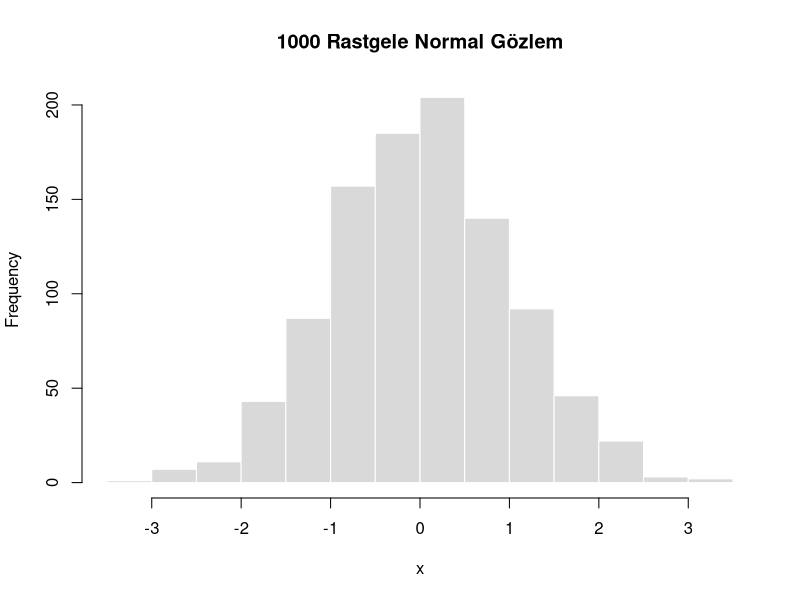

The R source for this figure:
## ---- chunk 1
dbinom(x = 5, size = 10, prob = 0.5)  # tam olarak 5 başarı
## ---- chunk 2
dpois(x = 3, lambda = 3)  # ortalaması 3 olan dağılımda tam 3 olay
## ---- chunk 3
dnorm(0)                          # standart normalin tepe noktası
dbinom(x = 5, size = 10, prob = 0.5)
## ---- chunk 4
pnorm(1.96)                       # solundaki kümülatif alan
pbinom(3, size = 10, prob = 0.5)  # en fazla 3 başarı
## ---- chunk 5
qnorm(0.90, mean = 60, sd = 10)   # en başarılı %10'un sınırı
## ---- chunk 6
set.seed(2026)
rnorm(5, mean = 100, sd = 15)
## ---- chunk 7
#| fig.height: 3
hist(rnorm(1000), main = "1000 Rastgele Normal Gözlem",
     xlab = "x", col = "gray85", border = "white")
